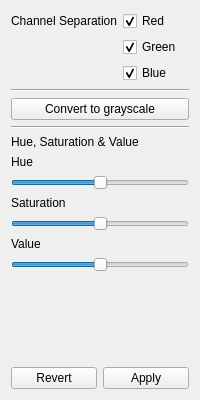
<?xml version="1.0" encoding="UTF-8"?>
<ui version="4.0">
 <class>ColorInspector</class>
 <widget class="QWidget" name="ColorInspector">
  <property name="geometry">
   <rect>
    <x>0</x>
    <y>0</y>
    <width>200</width>
    <height>400</height>
   </rect>
  </property>
  <property name="sizePolicy">
   <sizepolicy hsizetype="Preferred" vsizetype="Preferred">
    <horstretch>0</horstretch>
    <verstretch>0</verstretch>
   </sizepolicy>
  </property>
  <property name="windowTitle">
   <string>Form</string>
  </property>
  <layout class="QVBoxLayout" name="verticalLayout">
   <item>
    <layout class="QGridLayout" name="gridLayout">
     <item row="8" column="0" colspan="2">
      <widget class="QLabel" name="HSVLabel">
       <property name="text">
        <string>Hue, Saturation &amp; Value</string>
       </property>
      </widget>
     </item>
     <item row="6" column="0" colspan="2">
      <widget class="QPushButton" name="grayscaleButton">
       <property name="sizePolicy">
        <sizepolicy hsizetype="Minimum" vsizetype="Minimum">
         <horstretch>0</horstretch>
         <verstretch>0</verstretch>
        </sizepolicy>
       </property>
       <property name="text">
        <string>Convert to grayscale</string>
       </property>
      </widget>
     </item>
     <item row="12" column="0" colspan="2">
      <widget class="QSlider" name="saturationSlider">
       <property name="value">
        <number>50</number>
       </property>
       <property name="orientation">
        <enum>Qt::Horizontal</enum>
       </property>
      </widget>
     </item>
     <item row="14" column="0" colspan="2">
      <widget class="QSlider" name="valueSlider">
       <property name="value">
        <number>50</number>
       </property>
       <property name="orientation">
        <enum>Qt::Horizontal</enum>
       </property>
      </widget>
     </item>
     <item row="2" column="0">
      <widget class="QLabel" name="channelSeparationLabel">
       <property name="text">
        <string>Channel Separation</string>
       </property>
      </widget>
     </item>
     <item row="3" column="1">
      <widget class="QCheckBox" name="greenCheckBox">
       <property name="text">
        <string>Green</string>
       </property>
       <property name="checked">
        <bool>true</bool>
       </property>
      </widget>
     </item>
     <item row="15" column="0" colspan="2">
      <spacer name="verticalSpacer">
       <property name="orientation">
        <enum>Qt::Vertical</enum>
       </property>
       <property name="sizeHint" stdset="0">
        <size>
         <width>20</width>
         <height>40</height>
        </size>
       </property>
      </spacer>
     </item>
     <item row="2" column="1">
      <widget class="QCheckBox" name="redCheckBox">
       <property name="text">
        <string>Red</string>
       </property>
       <property name="checked">
        <bool>true</bool>
       </property>
      </widget>
     </item>
     <item row="4" column="1">
      <widget class="QCheckBox" name="blueCheckBox">
       <property name="text">
        <string>Blue</string>
       </property>
       <property name="checked">
        <bool>true</bool>
       </property>
      </widget>
     </item>
     <item row="7" column="0" colspan="2">
      <widget class="Line" name="line_2">
       <property name="orientation">
        <enum>Qt::Horizontal</enum>
       </property>
      </widget>
     </item>
     <item row="13" column="0">
      <widget class="QLabel" name="valueLabel">
       <property name="text">
        <string>Value</string>
       </property>
      </widget>
     </item>
     <item row="5" column="0" colspan="2">
      <widget class="Line" name="line">
       <property name="orientation">
        <enum>Qt::Horizontal</enum>
       </property>
      </widget>
     </item>
     <item row="11" column="0">
      <widget class="QLabel" name="saturationLabel">
       <property name="text">
        <string>Saturation</string>
       </property>
      </widget>
     </item>
     <item row="9" column="0">
      <widget class="QLabel" name="hueLabel">
       <property name="text">
        <string>Hue</string>
       </property>
      </widget>
     </item>
     <item row="10" column="0" colspan="2">
      <widget class="QSlider" name="hueSlider">
       <property name="value">
        <number>50</number>
       </property>
       <property name="orientation">
        <enum>Qt::Horizontal</enum>
       </property>
       <property name="invertedAppearance">
        <bool>false</bool>
       </property>
      </widget>
     </item>
    </layout>
   </item>
   <item>
    <layout class="QHBoxLayout" name="BottomButtonsLayout">
     <item>
      <widget class="QPushButton" name="revertPushButton">
       <property name="text">
        <string>Revert</string>
       </property>
      </widget>
     </item>
     <item>
      <widget class="QPushButton" name="applyPushButton">
       <property name="text">
        <string>Apply</string>
       </property>
      </widget>
     </item>
    </layout>
   </item>
  </layout>
 </widget>
 <resources/>
 <connections/>
</ui>
